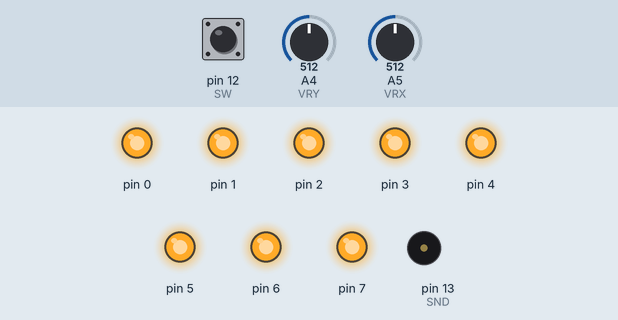
The sketch below on a simulated Arduino Uno, built with avr-gcc and run on an emulated ATmega328P. On the bench: output pins drawn as LEDs (lit = HIGH), buzzer (waves = sounding). The test bench sets the inputs (shaded band); at power-on: pin 12 (SW) HIGH, A4 (VRY) = 512, A5 (VRX) = 512. Random numbers use the default seed unless the sketch sets one; pins used as bus, display or sensor lines are not drawn.

Above: at 0.8 s.
0.9 s: pin 12 (SW) pulled LOW for 0.15 s
At 2.9 s:
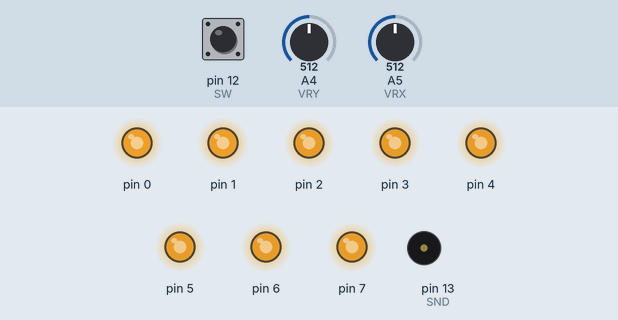
4.0 s: pin 12 (SW) pulled LOW for 1 s
At 6.8 s:
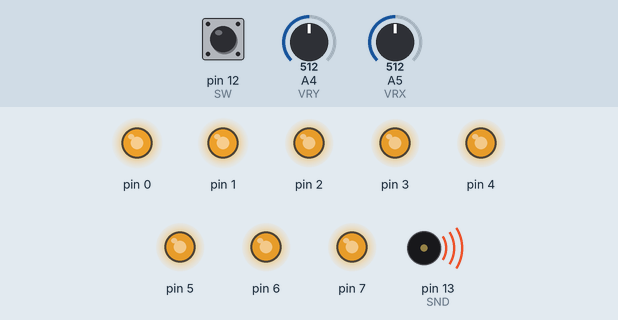
7.0 s: A4 (VRY) set to 1012
Timing chart, 0 to 16.0 s (numbered marks = the images above; inputs shaded):
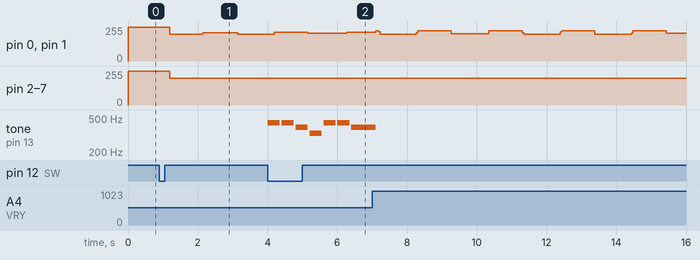

Measured:
- after the input at 0.9 s, pin 0, pin 1: 255/255 → 201/255 after 0.29 s, → 212/255 0.96 s later, → 201/255 1.0 s later; pin 2–7: 255/255 → 201/255 after 0.29 s
- after the input at 4.0 s, tone on pin 13 (SND): plays 440 Hz for 0.35 s, 440 Hz for 0.35 s, 392 Hz for 0.35 s, 330 Hz for 0.35 s, 440 Hz for 0.35 s, 440 Hz for 0.35 s … (7 notes in this stretch), starting at once

The sketch:

game.ino
```cpp
#include <Arduino.h>
#include <../include/pitches.h>

#define SIZE 8
#define DIV 2
#define LEFT 0x01
#define UP 0x02
#define RIGHT 0x04
#define DOWN 0x08
#define CLEAR 0xff
#define START_SCREEN {0xff, 0xff, 0xff, 0xff, 0xff, 0xff, 0xff, 0xff}
#define START_PLAYER 0x0000
#define LOW_THRESHOLD 20
#define HIGH_THRESHOLD 1002
#define VRX A5
#define VRY A4
#define SW 12
#define SND 13
#define TONE_LENGTH 1000
#define TUNE_COUNT 8
#define COOLDOWN_LENGTH 200
#define DEMO_VERSION 0

/*
Memory game for Arduino with an 8x8 LED matrix (1588AS) and a joystick.

Connecting
Arduino pin     Martix pin     Joystick pin
0               R8 (5)
1               R7 (2)
2               R6 (7)
3               R5 (1)
4               R4 (12)
5               R3 (8)
6               R2 (14)
7               R1 (9)
8               C1 (13)
9               C2 (3)
10              C3 (4)
11              C4 (10)
12              -               SW
13              -               -
A0              C5 (6)
A1              C6 (11)
A2              C7 (15)
A3              C8 (16)
A4              -               VRY
A5              -               VRX

*/


uint8_t rows[] = {8, 9, 10, 11, A0, A1, A2, A3};

uint8_t screen[SIZE] = START_SCREEN;
uint16_t player = START_PLAYER;
bool selected = false;
uint16_t selected_tile = 0xFFFF;

uint8_t table[SIZE / DIV][SIZE / DIV];

bool playing_tune = false;

struct note {
    uint32_t freq;
    uint32_t length;
};

#if DEMO_VERSION == 1

uint16_t bpms[9] = {134, 65, 180, 260, 65, 240, 280 ,500, 240};

// Bring back the only demoart
const note tune0[] PROGMEM = {{1, TONE_LENGTH / 2}, {NOTE_F4, TONE_LENGTH / 2}, {NOTE_C5, TONE_LENGTH / 2}, {NOTE_F4, TONE_LENGTH / 2}, {NOTE_C5, TONE_LENGTH / 2}, {NOTE_DS5, TONE_LENGTH / 2}, {1, TONE_LENGTH / 2}, {NOTE_DS4, TONE_LENGTH / 2}, {1, TONE_LENGTH / 2}, {NOTE_DS4, TONE_LENGTH / 2}, {NOTE_GS4, TONE_LENGTH / 2}, {NOTE_DS4, TONE_LENGTH / 2}, {NOTE_GS4, TONE_LENGTH / 2}, {1, TONE_LENGTH / 2}, {NOTE_GS4, TONE_LENGTH / 2}, {NOTE_G4, TONE_LENGTH / 2}, {0, TONE_LENGTH}};
// 2ND_PM
const note tune1[] PROGMEM = {{NOTE_AS4, TONE_LENGTH / 8}, {1, TONE_LENGTH / 8}, {NOTE_AS5, TONE_LENGTH / 8}, {NOTE_F5, TONE_LENGTH / 8}, {NOTE_AS5, TONE_LENGTH / 8}, {NOTE_FS5, TONE_LENGTH / 8}, {NOTE_AS4, TONE_LENGTH / 8}, {1, TONE_LENGTH / 8}, {NOTE_AS5, TONE_LENGTH / 8}, {NOTE_F5, TONE_LENGTH / 8}, {NOTE_AS5, TONE_LENGTH / 8}, {NOTE_FS5, TONE_LENGTH / 8}, {NOTE_CS5, TONE_LENGTH / 8}, {1, TONE_LENGTH / 8}, {NOTE_GS4, TONE_LENGTH / 4}, {0, TONE_LENGTH}};
// Pile
const note tune2[] PROGMEM = {{NOTE_B4, TONE_LENGTH * 3 / 4}, {NOTE_B4, TONE_LENGTH * 3 / 4}, {NOTE_G4, TONE_LENGTH * 3 / 4}, {NOTE_G4, TONE_LENGTH * 3 / 4}, {NOTE_G4, TONE_LENGTH}, {NOTE_B4, TONE_LENGTH * 3 / 4}, {NOTE_B4, TONE_LENGTH * 3 / 4}, {NOTE_G4, TONE_LENGTH * 3 / 4}, {NOTE_G4, TONE_LENGTH * 3 / 4}, {NOTE_G4, TONE_LENGTH}, {NOTE_D5, TONE_LENGTH * 3 / 4}, {NOTE_D5, TONE_LENGTH * 3 / 4}, {NOTE_C5, TONE_LENGTH * 3 / 4}, {NOTE_C5, TONE_LENGTH * 3 / 4}, {NOTE_C5, TONE_LENGTH}, {NOTE_D5, TONE_LENGTH * 3 / 4}, {NOTE_D5, TONE_LENGTH * 3 / 4}, {NOTE_C5, TONE_LENGTH * 3 / 4}, {NOTE_C5, TONE_LENGTH * 3 / 4}, {NOTE_C5, TONE_LENGTH}, {0, TONE_LENGTH}};
// Monk
const note tune3[] PROGMEM = {{NOTE_AS4, TONE_LENGTH}, {NOTE_AS5, TONE_LENGTH}, {NOTE_AS4, TONE_LENGTH}, {1, TONE_LENGTH}, {NOTE_F5, TONE_LENGTH}, {1, TONE_LENGTH}, {NOTE_AS4, TONE_LENGTH}, {1, TONE_LENGTH}, {NOTE_CS5, TONE_LENGTH}, {1, TONE_LENGTH}, {NOTE_DS5, TONE_LENGTH}, {NOTE_F5, TONE_LENGTH}, {0, TONE_LENGTH}};
//Median
const note tune4[] PROGMEM = {{NOTE_FS4, TONE_LENGTH}, {NOTE_CS4, TONE_LENGTH}, {NOTE_D4, TONE_LENGTH * 2}, {NOTE_D4, TONE_LENGTH}, {NOTE_B3, TONE_LENGTH}, {NOTE_FS4, TONE_LENGTH * 2}, {0, TONE_LENGTH}};
//Bad Apple
const note tune5[] PROGMEM = {{NOTE_DS4, TONE_LENGTH}, {NOTE_F4, TONE_LENGTH}, {NOTE_FS4, TONE_LENGTH}, {NOTE_GS4, TONE_LENGTH}, {NOTE_AS4, TONE_LENGTH * 2}, {NOTE_DS5, TONE_LENGTH}, {NOTE_CS5, TONE_LENGTH}, {NOTE_AS4, TONE_LENGTH * 2}, {NOTE_DS4, TONE_LENGTH * 2}, {NOTE_AS4, TONE_LENGTH}, {NOTE_GS4, TONE_LENGTH}, {NOTE_FS4, TONE_LENGTH}, {NOTE_F4, TONE_LENGTH}, {NOTE_DS4, TONE_LENGTH}, {NOTE_F4, TONE_LENGTH}, {NOTE_FS4, TONE_LENGTH}, {NOTE_GS4, TONE_LENGTH}, {NOTE_AS4, TONE_LENGTH * 2}, {0, TONE_LENGTH}};
//Deadlock
const note tune6[] PROGMEM = {{NOTE_DS5, TONE_LENGTH * 5}, {NOTE_AS4, TONE_LENGTH}, {NOTE_F5, TONE_LENGTH}, {NOTE_DS5, TONE_LENGTH / 2}, {NOTE_AS5, TONE_LENGTH * 11 / 2}, {NOTE_G5, TONE_LENGTH}, {NOTE_F5, TONE_LENGTH}, {NOTE_DS5, TONE_LENGTH / 2}, {NOTE_F5, TONE_LENGTH * 11 / 2}, {0, TONE_LENGTH}};
//Elysium
const note tune7[] PROGMEM = {{NOTE_C5, TONE_LENGTH}, {NOTE_C5, TONE_LENGTH}, {1, TONE_LENGTH}, {NOTE_G4, TONE_LENGTH}, {NOTE_C5, TONE_LENGTH}, {1, TONE_LENGTH}, {NOTE_G4, TONE_LENGTH}, {NOTE_AS4, TONE_LENGTH}, {1, TONE_LENGTH}, {NOTE_G4, TONE_LENGTH}, {NOTE_F4, TONE_LENGTH}, {NOTE_G4, TONE_LENGTH}, {NOTE_F4, TONE_LENGTH}, {NOTE_DS4, TONE_LENGTH}, {NOTE_C4, TONE_LENGTH * 2}, {0, TONE_LENGTH}};
//Bad Apple 2
const note tune8[] PROGMEM = {{NOTE_DS4, TONE_LENGTH}, {NOTE_F4, TONE_LENGTH}, {NOTE_FS4, TONE_LENGTH}, {NOTE_GS4, TONE_LENGTH}, {NOTE_AS4, TONE_LENGTH * 2}, {NOTE_DS5, TONE_LENGTH}, {NOTE_CS5, TONE_LENGTH}, {NOTE_AS4, TONE_LENGTH * 2}, {NOTE_DS4, TONE_LENGTH * 2}, {NOTE_AS4, TONE_LENGTH}, {NOTE_GS4, TONE_LENGTH}, {NOTE_FS4, TONE_LENGTH}, {NOTE_F4, TONE_LENGTH}, {NOTE_DS4, TONE_LENGTH}, {NOTE_F4, TONE_LENGTH}, {NOTE_FS4, TONE_LENGTH}, {NOTE_GS4, TONE_LENGTH}, {NOTE_AS4, TONE_LENGTH * 2}, {NOTE_GS4, TONE_LENGTH}, {NOTE_FS4, TONE_LENGTH}, {NOTE_F4, TONE_LENGTH}, {NOTE_DS4, TONE_LENGTH}, {NOTE_F4, TONE_LENGTH}, {NOTE_FS4, TONE_LENGTH}, {NOTE_F4, TONE_LENGTH}, {NOTE_DS4, TONE_LENGTH}, {NOTE_D4, TONE_LENGTH}, {NOTE_F4, TONE_LENGTH}, {NOTE_DS4, TONE_LENGTH}, {NOTE_F4, TONE_LENGTH}, {NOTE_FS4, TONE_LENGTH}, {NOTE_GS4, TONE_LENGTH}, {NOTE_AS4, TONE_LENGTH * 2}, {NOTE_DS5, TONE_LENGTH}, {NOTE_CS5, TONE_LENGTH}, {NOTE_AS4, TONE_LENGTH * 2}, {NOTE_DS4, TONE_LENGTH * 2}, {NOTE_AS4, TONE_LENGTH}, {NOTE_GS4, TONE_LENGTH}, {NOTE_FS4, TONE_LENGTH}, {NOTE_F4, TONE_LENGTH}, {NOTE_DS4, TONE_LENGTH}, {NOTE_F4, TONE_LENGTH}, {NOTE_FS4, TONE_LENGTH}, {NOTE_GS4, TONE_LENGTH}, {NOTE_AS4, TONE_LENGTH * 2}, {NOTE_GS4, TONE_LENGTH}, {NOTE_FS4, TONE_LENGTH}, {NOTE_F4, TONE_LENGTH * 2}, {NOTE_FS4, TONE_LENGTH * 2}, {NOTE_GS4, TONE_LENGTH * 2}, {NOTE_AS4, TONE_LENGTH * 2}, {0, TONE_LENGTH}};

#else
uint16_t bpms[9] = {150, 150, 150, 150, 150, 150, 150 ,150, 150};

const note tune0[] PROGMEM = {{NOTE_C4, TONE_LENGTH}, {NOTE_C4, TONE_LENGTH}, {NOTE_G4, TONE_LENGTH}, {NOTE_G4, TONE_LENGTH}, {NOTE_A4, TONE_LENGTH}, {NOTE_A4, TONE_LENGTH}, {NOTE_G4, TONE_LENGTH * 2}, {0, TONE_LENGTH}};
const note tune1[] PROGMEM = {{NOTE_C4, TONE_LENGTH}, {NOTE_E4, TONE_LENGTH}, {NOTE_C4, TONE_LENGTH}, {NOTE_E4, TONE_LENGTH}, {NOTE_G4, TONE_LENGTH * 2}, {NOTE_G4, TONE_LENGTH * 2}, {0, TONE_LENGTH}};
const note tune2[] PROGMEM = {{NOTE_E4, TONE_LENGTH}, {NOTE_E4, TONE_LENGTH}, {NOTE_F4, TONE_LENGTH}, {NOTE_G4, TONE_LENGTH}, {NOTE_G4, TONE_LENGTH}, {NOTE_F4, TONE_LENGTH}, {NOTE_E4, TONE_LENGTH}, {NOTE_D4, TONE_LENGTH}, {NOTE_C4, TONE_LENGTH}, {NOTE_C4, TONE_LENGTH}, {NOTE_D4, TONE_LENGTH}, {NOTE_E4, TONE_LENGTH}, {NOTE_E4, TONE_LENGTH * 3 / 2}, {NOTE_D4, TONE_LENGTH / 2}, {NOTE_D4, TONE_LENGTH * 2}, {0, TONE_LENGTH}};
const note tune3[] PROGMEM = {{NOTE_G4, TONE_LENGTH}, {NOTE_G4, TONE_LENGTH / 2}, {NOTE_FS4, TONE_LENGTH / 2}, {NOTE_G4, TONE_LENGTH}, {NOTE_D4, TONE_LENGTH}, {0, TONE_LENGTH}};
const note tune4[] PROGMEM = {{NOTE_C4, TONE_LENGTH}, {NOTE_D4, TONE_LENGTH}, {NOTE_E4, TONE_LENGTH}, {NOTE_E4, TONE_LENGTH}, {NOTE_D4, TONE_LENGTH}, {NOTE_D4, TONE_LENGTH / 2}, {NOTE_E4, TONE_LENGTH / 2}, {NOTE_C4, TONE_LENGTH}, {NOTE_D4, TONE_LENGTH}, {0, TONE_LENGTH}};
const note tune5[] PROGMEM = {{NOTE_G4, TONE_LENGTH}, {NOTE_G4, TONE_LENGTH}, {NOTE_G4, TONE_LENGTH}, {NOTE_A4, TONE_LENGTH}, {NOTE_G4, TONE_LENGTH * 2}, {0, TONE_LENGTH}};
const note tune6[] PROGMEM = {{NOTE_C4, TONE_LENGTH}, {NOTE_C4, TONE_LENGTH}, {NOTE_E4, TONE_LENGTH}, {NOTE_C4, TONE_LENGTH}, {NOTE_G4, TONE_LENGTH}, {NOTE_G4, TONE_LENGTH}, {NOTE_A4, TONE_LENGTH}, {NOTE_G4, TONE_LENGTH}, {NOTE_F4, TONE_LENGTH}, {NOTE_E4, TONE_LENGTH}, {NOTE_D4, TONE_LENGTH * 2}, {NOTE_C4, TONE_LENGTH * 2}, {0, TONE_LENGTH}};
const note tune7[] PROGMEM = {{NOTE_A4, TONE_LENGTH}, {NOTE_A4, TONE_LENGTH}, {NOTE_G4, TONE_LENGTH}, {NOTE_E4, TONE_LENGTH}, {NOTE_A4, TONE_LENGTH}, {NOTE_A4, TONE_LENGTH}, {NOTE_G4, TONE_LENGTH * 2}, {0, TONE_LENGTH}};
const note tune8[] PROGMEM = {{NOTE_C4, TONE_LENGTH}, {NOTE_E4, TONE_LENGTH}, {NOTE_C4, TONE_LENGTH}, {NOTE_E4, TONE_LENGTH}, {NOTE_G4, TONE_LENGTH * 2}, {NOTE_G4, TONE_LENGTH * 2}, {NOTE_C4, TONE_LENGTH}, {NOTE_E4, TONE_LENGTH}, {NOTE_C4, TONE_LENGTH}, {NOTE_E4, TONE_LENGTH}, {NOTE_G4, TONE_LENGTH * 2}, {NOTE_G4, TONE_LENGTH * 2}, {NOTE_C5, TONE_LENGTH}, {NOTE_B4, TONE_LENGTH}, {NOTE_A4, TONE_LENGTH}, {NOTE_G4, TONE_LENGTH}, {NOTE_F4, TONE_LENGTH * 2}, {NOTE_A4, TONE_LENGTH * 2}, {NOTE_G4, TONE_LENGTH}, {NOTE_F4, TONE_LENGTH}, {NOTE_E4, TONE_LENGTH}, {NOTE_D4, TONE_LENGTH}, {NOTE_C4, TONE_LENGTH * 2}, {NOTE_C4, TONE_LENGTH * 2}, {0, TONE_LENGTH}};

#endif

const note* tunes[9] =
{tune0, tune1, tune2, tune3, tune4, tune5, tune6, tune7, tune8};

uint8_t tune_nr = 1;
unsigned long last_tone_start = 0;
uint16_t tone_length = 400;
uint8_t tune_position = 0;

bool is_free_pixel(uint16_t pixel) {
    return pixel != selected_tile && table[highByte(pixel)][lowByte(pixel)] != CLEAR;
}

void refresh_screen() {
    for (int row = 0; row < SIZE; row++) {
        digitalWrite(rows[row], HIGH);
        PORTD = screen[row];
        delayMicroseconds(10);
        PORTD = CLEAR;
        digitalWrite(rows[row], LOW);
    }
}

struct note get_note_from_flash(const note* tune, int index) {
    note temp;
    memcpy_P(&temp, &tune[index], sizeof(note));
    return temp;
}

void play_tune() {
    if (playing_tune) {
        unsigned long time = millis();
        if (time - last_tone_start > tone_length) {
            //note t = tunes[tune_nr][tune_position];
            note t = get_note_from_flash(tunes[tune_nr], tune_position);
            tune_position++;
            if (t.freq == 0) {
                noTone(SND);
                playing_tune = false;
                tune_position = 0;
                return;
            } else {
                tone_length = 60 * t.length / bpms[tune_nr];
                tone(SND, t.freq, tone_length * 7 / 8);
                last_tone_start = time;
            }

        }
    }
}

uint8_t get_direction() {
    uint8_t direction = 0;
    int analog_value = analogRead(VRX);
    if (analog_value < LOW_THRESHOLD) {
        direction |= LEFT;
    }
    if (analog_value > HIGH_THRESHOLD) {
        direction |= RIGHT;
    }
    analog_value = analogRead(VRY);
    if (analog_value < LOW_THRESHOLD) {
        direction |= UP;
    }
    if (analog_value > HIGH_THRESHOLD) {
        direction |= DOWN;
    }
    return direction;
}

void randomize_table() {
    uint8_t t[TUNE_COUNT];
    for (int i = 0; i < TUNE_COUNT; i++) {
        t[i] = (SIZE / DIV) * (SIZE / DIV) / TUNE_COUNT;
    }
    for (int i = 0; i < SIZE / DIV; i++) {
        for (int j = 0; j < SIZE / DIV; j++) {
            int a;
            do {
                a = random(TUNE_COUNT);
            } while(t[a] == 0);
            t[a]--;
            table[i][j] = a;
        }
    }
}

void calculate_screen() {
    static int count = 0;
    count ++;
    if (count > 20) {
        count = 0;
    }
    screen[0] = CLEAR;
    screen[1] = CLEAR;
    screen[2] = CLEAR;
    screen[3] = CLEAR;
    screen[4] = CLEAR;
    screen[5] = CLEAR;
    screen[6] = CLEAR;
    screen[7] = CLEAR;
    for (int i = 0; i < SIZE; i++) {
        for (int j = 0; j < SIZE; j++) {
            if (table[i / DIV][j / DIV] == CLEAR) {
                screen[i] |= (1 << j);
            } else {
                screen[i] &= ~(1 << j);
            }
        }
    }
    if (count > 10) {
        for (int i = 0; i < DIV; i++) {
            for (int j = 0; j < DIV; j++) {
                screen[highByte(player) * DIV + j] |= (1 << (lowByte(player) * DIV + i));
                if (selected) {
                    screen[highByte(selected_tile) * DIV + j] |= (1 << (lowByte(selected_tile * DIV + i)));
                }
            }
        }
    } else {
        for (int i = 0; i < DIV; i++) {
            for (int j = 0; j < DIV; j++) {
                screen[highByte(player) * DIV + j] &= ~(1 << (lowByte(player) * DIV + i));
                if (selected) {
                    screen[highByte(selected_tile) * DIV + j] &= ~(1 << (lowByte(selected_tile) * DIV +i));
                }
            }
        }
    }
}

void setup() {
    for (int i = 0; i < SIZE; i++) {
        pinMode(rows[i], OUTPUT);
        digitalWrite(rows[i], LOW);
    }
    pinMode(VRX, INPUT);
    pinMode(VRY, INPUT);
    pinMode(SW, INPUT_PULLUP);
    DDRD = 0xFF;
    PORTD = CLEAR;
    unsigned long count = 0;
    while(digitalRead(SW)) {
        delay(10);
        count++;
    }
    while(!digitalRead(SW)) {
        delay(10);
        count++;
    }
    randomSeed(count);
    //randomSeed(count);
    //randomSeed(1234);
    randomize_table();

}

void loop() {
    refresh_screen();
    play_tune();
    static int count = 0;
    static int cooldown = COOLDOWN_LENGTH;
    static bool pressed = false;
    static bool moving = false;
    static uint8_t direction = 0;

    count++;
    if (cooldown > 0) {
        cooldown--;
    }
    if (count % 256 == 0) {
        calculate_screen();
    }
    direction = get_direction();
    if (direction == 0) {
        moving = false;
    }
    if (digitalRead(SW)) {
        pressed = false;
    }
    // get direction from input

    if (cooldown == 0 && !pressed && !digitalRead(SW)) {
        cooldown = COOLDOWN_LENGTH;
        pressed = true;
        if (is_free_pixel(player)) {
            int prev_t_nr = tune_nr;
            tune_nr = table [highByte(player)][lowByte(player)];
            if (prev_t_nr != tune_nr) {
                tune_position = 0;
            }
            playing_tune = true;
            if (selected) {
                if (table[highByte(player)][lowByte(player)] == table[highByte(selected_tile)][lowByte(selected_tile)]) {
                    table[highByte(player)][lowByte(player)] = CLEAR;
                    table[highByte(selected_tile)][lowByte(selected_tile)] = CLEAR;
                }
                selected_tile = 0xFFFF;
            } else {
                selected_tile = player;
            }
            selected = !selected;
        }
    }
    if (cooldown == 0 && moving == false) {
        cooldown = COOLDOWN_LENGTH;
        // move & update screeen
        if (direction != 0) {
            moving = true;
            if ((direction & UP) != 0 && highByte(player) != 0) {
                player = player - 0x0100;
            }
            if ((direction & DOWN) != 0 && highByte(player) != SIZE / DIV - 1) {
                player = player + 0x0100;
            }
            if ((direction & LEFT) != 0 && lowByte(player) != 0) {
                player = player - 1;
            }
            if ((direction & RIGHT) != 0 && lowByte(player) != SIZE / DIV - 1) {
                player = player + 1;
            }
        }
    }
    bool win = true;
    for (int i = 0; i < SIZE / DIV; i ++) {
        for (int j = 0; j < SIZE / DIV; j++) {
            if (table[i][j] != CLEAR) {
                win = false;
                goto outer;
            }
        }
    }
outer:
    if (win) {
        randomize_table();
        tune_nr = 8;
        tune_position = 0;
        playing_tune = true;
    }
}
```
